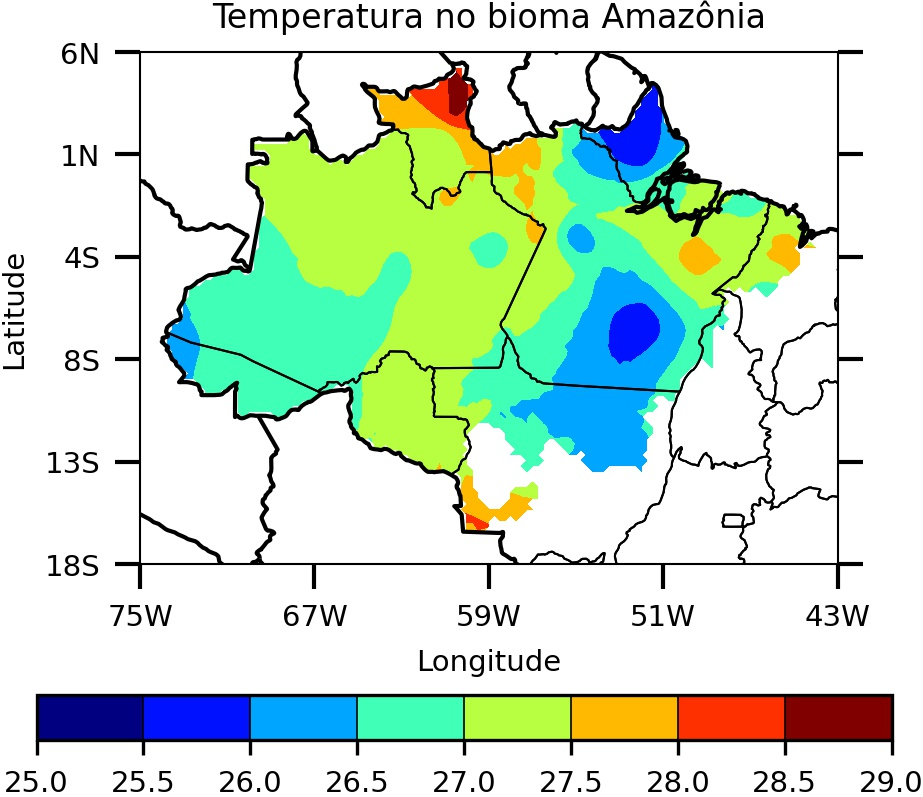

Source code (Python):
import matplotlib.pyplot as plt
import xarray as xr
from matplotlib.cm import get_cmap
import cartopy.crs as ccrs
import cartopy.feature as cfeature
from cartopy.feature import NaturalEarthFeature
from cartopy.mpl.ticker import LongitudeFormatter, LatitudeFormatter
import numpy as np

# Área de interesse.
LonW=-75
LonE=-43
LatS=-17.75
LatN=5.75

fig, ax = plt.subplots(figsize=(3,3), subplot_kw={'projection': ccrs.PlateCarree()}, ncols=1, nrows=1)

# Criação do mapa com as divisão dos estados brasileiro.
ax.set_global()
ax.coastlines(linewidth=1.0, color='black')
ax.add_feature(cfeature.BORDERS, linestyle='-', linewidth=1.0, edgecolor='black')
ax.spines['geo'].set_linewidth(0.5)
ax.tick_params(width=0.5)

# Define os rótulos dos eixos e bordas do mapa.
ax.tick_params(direction='out', length=6, width=1.0, colors='black', grid_color='black', grid_alpha=0.0)
ax.set_xticks(np.linspace(LonW, LonE, 5), crs=ccrs.PlateCarree())
ax.set_yticks(np.linspace(LatS, LatN, 6), crs=ccrs.PlateCarree())
ax.set_extent([LonW, LonE, LatS, LatN], crs=ccrs.PlateCarree())

lon_formatter = LongitudeFormatter(number_format='.0f', degree_symbol='', dateline_direction_label=False)
lat_formatter = LatitudeFormatter(number_format='.0f', degree_symbol='') 
ax.xaxis.set_major_formatter(lon_formatter)
ax.yaxis.set_major_formatter(lat_formatter)

states = NaturalEarthFeature(category='cultural', scale='50m', facecolor='none', name='admin_1_states_provinces_shp')
ax.add_feature(states, edgecolor='black', linestyle='-', linewidth=0.5)

# Abertura do arquivo com o xarray.
ds = xr.open_dataset('../../../dados/netcdf/TMED.CPTEC.CLIMA.amazonia.nc', decode_times=False)

plot = ds.tmed[0,:,:].plot.contourf(levels=[25, 25.5, 26, 26.5, 27, 27.5, 28, 28.5, 29], ax=ax, transform=ccrs.PlateCarree(), cmap='jet', vmin=25, vmax=29, add_colorbar=False)

#  Título principal da figura e tamanho.
plt.title('Temperatura no bioma Amazônia', fontsize=8)

#  Formatação do eixo x e tamanho.
plt.xlabel('Longitude', fontsize=7)  #  Define o tamanho do título do eixo x.
plt.xticks(fontsize=7)  #  Define o tamanho dos rótulos do eixo x.

#  Formatação do eixo y e tamanho.
plt.ylabel('Latitude', fontsize=7)  #  Define o tamanho do título do eixo y.
plt.yticks(fontsize=7)  #  Define o tamanho dos rótulos do eixo y.
plt.tick_params(axis='y', right=True)  #  Habilita o tickmark do eixo direito.

cbaxes1 = fig.add_axes([0.01, 0.11, 0.95, 0.05]) 
cbar = fig.colorbar(plot, cax=cbaxes1, drawedges=True, orientation='horizontal')
cbar.ax.tick_params(labelsize=7)

plt.subplots_adjust(left=None, bottom=0.3, right=None, top=None, wspace=None, hspace=None)

#  Salva a figura no formato ".jpg" com dpi=300 e remove espaços excedentes.
plt.savefig('ex01.jpg', transparent=True, dpi=300, bbox_inches='tight', pad_inches=0)